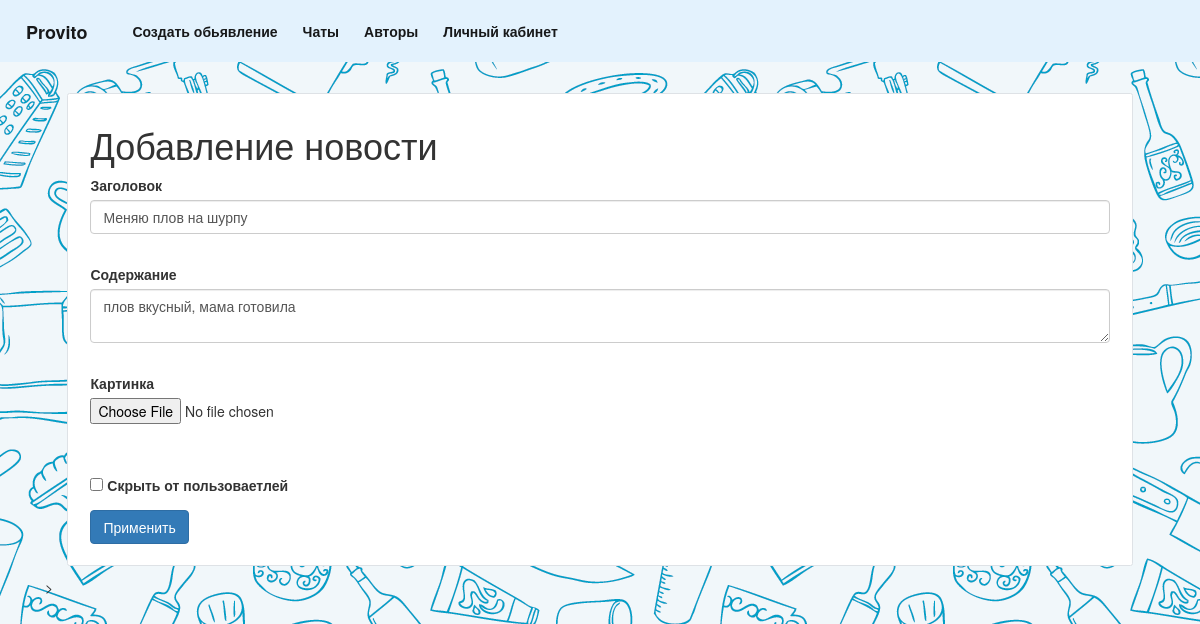
/advertisement/1 (signed in), run on the app's committed database.
### data/advertisement.py (models this page shows)
class Advertisement(SqlAlchemyBase, SerializerMixin):
    __tablename__ = 'advertisement'
    id = sqlalchemy.Column(sqlalchemy.Integer, primary_key=True, autoincrement=True)
    title = sqlalchemy.Column(sqlalchemy.String, nullable=True)
    content = sqlalchemy.Column(sqlalchemy.String, nullable=True)
    created_date = sqlalchemy.Column(sqlalchemy.DateTime, default=datetime.datetime.now)
    is_private = sqlalchemy.Column(sqlalchemy.Boolean, default=True)
    user_id = sqlalchemy.Column(sqlalchemy.Integer, sqlalchemy.ForeignKey("users.id"))
    user = orm.relationship('User')
    categories = orm.relationship("Category",
                                  secondary="association",
                                  backref="advertisement")
    file = sqlalchemy.Column(sqlalchemy.String)

### main.py (the view, shortened to what this page needs)
@app.route('/advertisement/<int:id>', methods=['GET', 'POST'])
@login_required
def edit_advertisement(id):
    form = AdvertisementForm()
    if request.method == "GET":
        db_sess = db_session.create_session()
        advertisement = db_sess.query(Advertisement).filter(Advertisement.id == id,
                                                   Advertisement.user == current_user
                                                   ).first()
        if advertisement:
            form.title.data = advertisement.title
            form.content.data = advertisement.content
            form.is_private.data = advertisement.is_private
        else:
            abort(404)
    return render_template('advertisement.html',
                           title='Редактирование новости',
                           form=form)

### forms/AdvertisementForm.py
class AdvertisementForm(FlaskForm):
    title = StringField('Заголовок', validators=[DataRequired()])
    content = TextAreaField("Содержание")
    is_private = BooleanField("Скрыть от пользоваетлей")
    photo = FileField('Картинка', validators=[FileAllowed(['jpg', 'png'], 'Только картинки')])
    submit = SubmitField('Применить')

### data/db_session.py (called while the page is built)
def create_session() -> Session:
    global __factory
    return __factory()

### main.py (called while the page is built)
@login_manager.user_loader
def load_user(user_id):
    db_sess = db_session.create_session()
    return db_sess.query(User).get(user_id)

### templates/advertisement.html (shortened to what this page needs)
{% extends "base.html" %}
{% block content %}
<div class="col-md6 border rounded" style="padding:1% 2%; margin:1% 2%; background: white;">
<h1>Добавление новости</h1>
<form action="" method="post" enctype="multipart/form-data">
    <p>
        {{ form.title.label }}<br>
        {{ form.title(class="form-control") }}<br>
    </p>
    <p>
        {{ form.content.label }}<br>
        {{ form.content(class="form-control") }}<br>
    </p>
    <p>
        {{ form.photo.label }}<br>
        {{ form.photo }}<br>
    <br>
    </p>
    <p>{{ form.is_private() }} {{ form.is_private.label }}</p>
    <p>{{ form.submit(type="submit", class="btn btn-primary") }}</p>
</form>
</div>>
{% endblock %}

### data on the page
Advertisement: title "Меняю плов на шурпу", content "плов вкусный, мама готовила"
